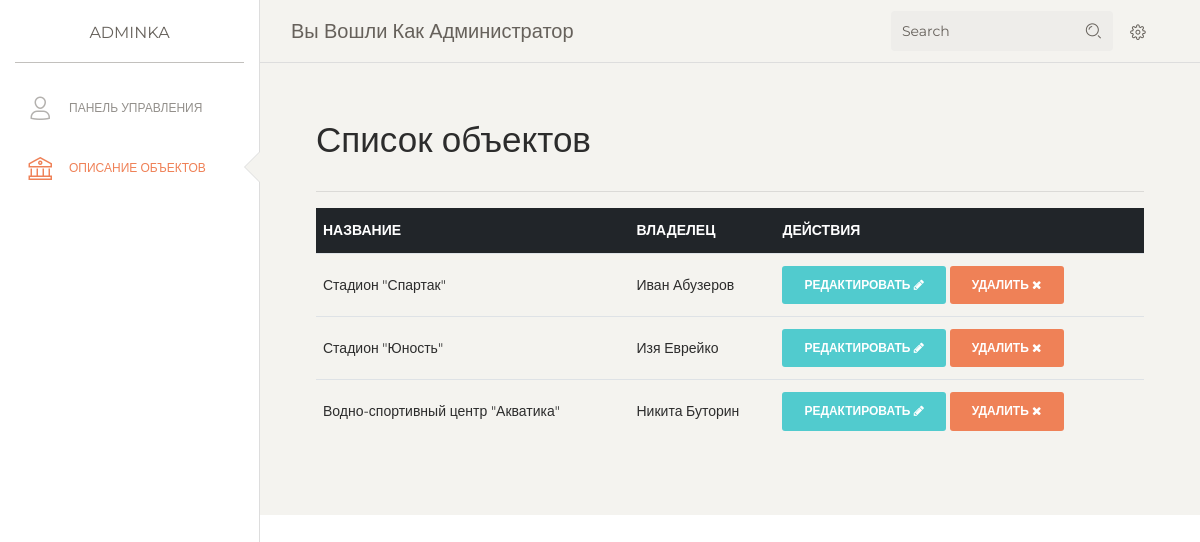
The app's page /hostels, older data.
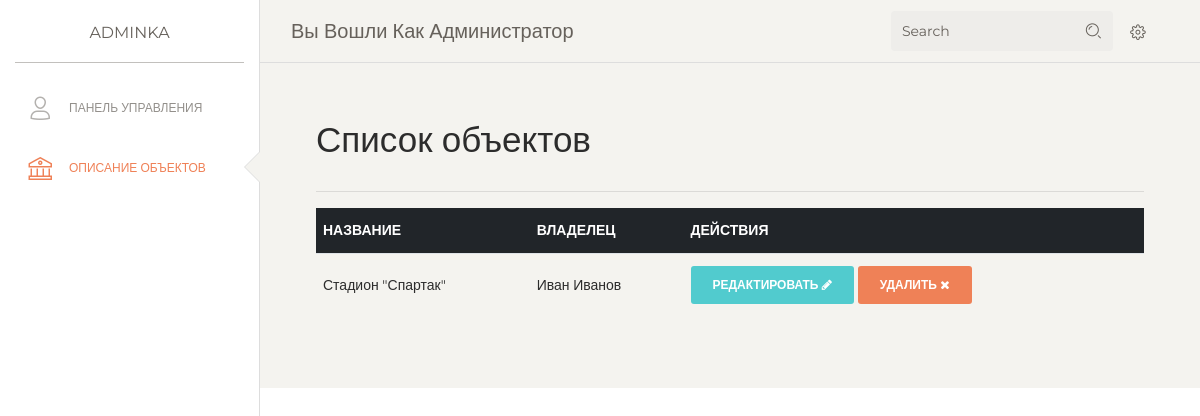
The same page, newer data.
### app.py (models this page shows, shortened)
class Hostel(db.Model):
    id = db.Column(db.Integer, primary_key=True)
    hname = db.Column(db.String(30), nullable=False)
    warden = db.Column(db.String(30), nullable=False)
    nrooms = db.Column(db.Integer, nullable=False)
    nstudents = db.Column(db.Integer, nullable=False)
    fee = db.Column(db.String(60), nullable=False)
    messfee = db.Column(db.String(500), nullable=False)

### app.py (the view)
@app.route('/hostels')
def hostel():
    hostels = Hostel.query.all()
    return render_template('hostels.html', hostels=hostels)

### templates/hostels.html
{% extends 'admin.html' %}
{% block style%}
<div class="sidebar-wrapper">
  <ul class="nav">
    <li>
      <a href="/admin">
        <i class="nc-icon nc-single-02"></i>
        <p>Панель управления</p>
      </a>
    </li>
    <li class="active ">
      <a href="/hostels">
        <i class="nc-icon nc-bank"></i>
        <p>Описание объектов</p>
      </a>
    </li>
  </ul>
</div>
{% endblock %}
{% block body %}
<br><br><br>
<div style="padding: 4em;">
    <h2 style="font-weight:500">Список объектов</h2>
    <hr>
    <table class="table">
        <thead class="thead-dark">
          <tr>
            <th scope="col">Название</th>
            <th scope="col">Владелец</th>
            <th scope="col">Действия</th>
          </tr>
        </thead>
        <tbody>
        {% for hostel in hostels%}
            <tr>
            <td>{{hostel.hname}}</td>
            <td>{{hostel.warden}}</td>
            <td><a  href="/hostels/edit/{{hostel.id}}" class="btn btn-primary btn-small">Редактировать <i class="fa fa-pencil" aria-hidden="true"></i></a> <a href="/hostels/delete/{{hostel.id}}" class="btn btn-danger btn-small">Удалить <i class="fa fa-times" aria-hidden="true"></i></a></td>
            </tr>
        {% endfor %}
        </tbody>
      </table>
</div>
{% endblock %}

Row changes from the older to the newer data that the page shows:
removed Hostel: hname "Стадион \"Юность\"", warden "Изя Еврейко"
removed Hostel: hname "Водно-спортивный центр \"Акватика\"", warden "Никита Буторин"
changed Hostel "Стадион \"Спартак\"": warden "Иван Абузеров" → "Иван Иванов"
